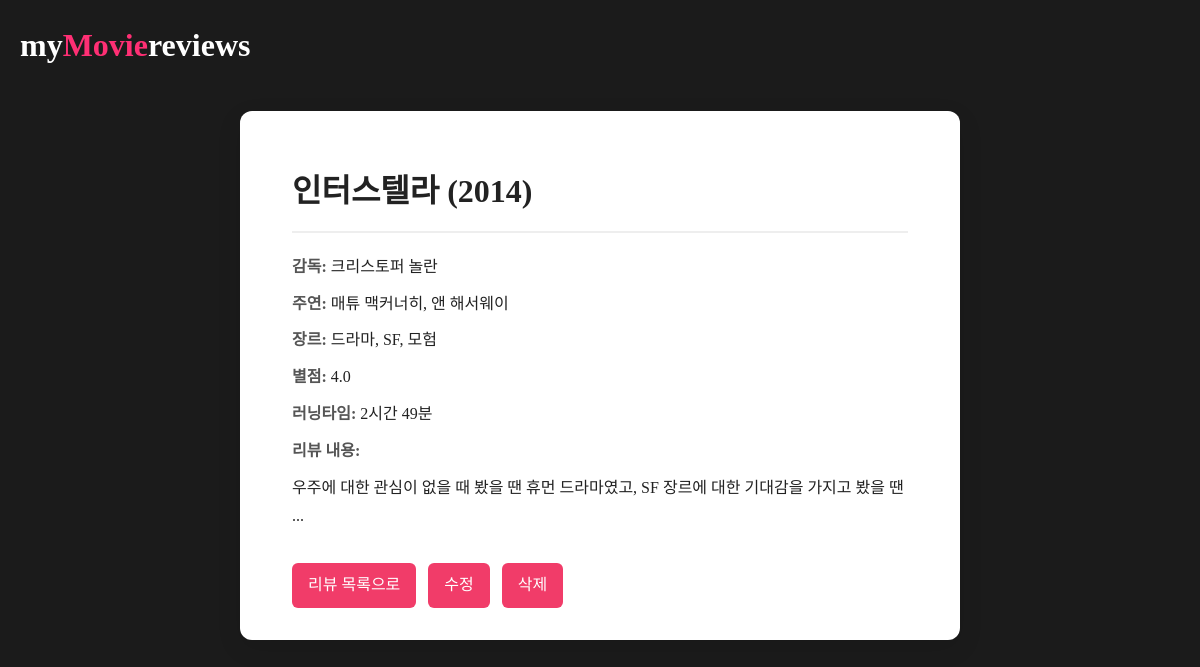
Page /reviews/3/ on the committed database.
### reviews/models.py (models this page shows, shortened)
class Review(models.Model):
    title = models.CharField(max_length=100)
    release_year = models.IntegerField()
    director = models.CharField(max_length=100)
    actors = models.CharField(max_length=200)
    genre = models.ManyToManyField(Genre)
    rating = models.FloatField(choices=RATING_CHOICES)
    running_time = models.IntegerField(help_text="단위: 분")
    content = models.TextField()

class Genre(models.Model):
    name = models.CharField(max_length=50)

### reviews/views.py (the view)
# urls.py: path('<int:pk>/', views.review_detail, name='review_detail'),
def review_detail(request, pk):
    review = get_object_or_404(Review, pk=pk)
    hours = review.running_time // 60
    minutes = review.running_time % 60
    formatted_runtime = f"{hours}시간 {minutes}분"
    return render(request, 'reviews/review_detail.html', {
        'review' : review,
        'formatted_runtime' : formatted_runtime,
    })

### reviews/templates/reviews/review_detail.html (shortened to what this page needs)
<!DOCTYPE html>
<html lang="ko">
<head>
    {% load static %}
    <link rel="stylesheet" href="{% static 'reviews/style.css' %}">
</head>
<body>
    <h1><a href="{% url 'review_list' %}">my<span>Movie</span>reviews</a></h1>
    <div class="detail-container">
        <h1>{{ review.title }} ({{ review.release_year }}) </h1>
        <p><strong>감독:</strong> {{review.director}} </p>
        <p><strong>주연:</strong> {{review.actors}} </p>
        <p><strong>장르:</strong>
            {% for genre in review.genre.all %}
                {{ genre.name }}{% if not forloop.last %}, {% endif %}
            {% endfor %}
        </p>
        <p><strong>별점:</strong> {{review.rating}} </p>
        <p><strong>러닝타임:</strong> {{ formatted_runtime }} </p>
        <p><strong>리뷰 내용:</strong></p>
        <p>{{ review.content }}</p>
    <div class="detail-buttons">
        <a href="{% url 'review_list' %}"> 리뷰 목록으로 </a>
        <a href="{% url 'review_edit' review.pk %}">수정</a>
        <a href="{% url 'review_delete' review.pk %}">삭제</a>
    </div>
</div>
</body>
</html>

### reviews/static/reviews/style.css (style rules this page uses)
* { margin: 0; padding: 0; box-sizing: border-box; }
body { background-color: #1b1b1b; color: #ffffff; line-height: 1.6; }
h1 { font-size: 2rem; margin: 20px; }
span { color: rgb(255, 47, 116); }
h1 a { text-decoration: none; color: inherit; }
a { text-decoration: none; color: inherit; }
.detail-container { color: #222; max-width: 720px; margin: 40px auto; padding: 32px; background-color: white; border-radius: 12px; box-shadow: 0 8px 24px rgba(0, 0, 0, 0.1); line-height: 1.8; }
.detail-container h1 { font-size: 2rem; margin-bottom: 20px; border-bottom: 2px solid #eee; padding-bottom: 10px; }
.detail-container p { padding: 0 20px; margin: 8px 0; font-size: 1rem; }
.detail-container p strong { display: inline; font-weight: bold; color: #555; }
.detail-buttons { margin-top: 32px; display: flex; gap: 12px; padding: 0 20px; }
.detail-buttons a { padding: 8px 16px; background-color: #f13c69; color: white; text-decoration: none; border-radius: 6px; transition: background-color 0.3s; }

### rows in the picture
Review: title "인터스텔라", release_year "2014", director "크리스토퍼 놀란", actors "매튜 맥커너히, 앤 해서웨이", rating "4.0", content "우주에 대한 관심이 없을 때 봤을 땐 휴먼 드라마였고, SF 장르에 대한 기대감을 가지고 봤을 땐 ..."
Genre: name "드라마"
Genre: name "SF"
Genre: name "모험"
